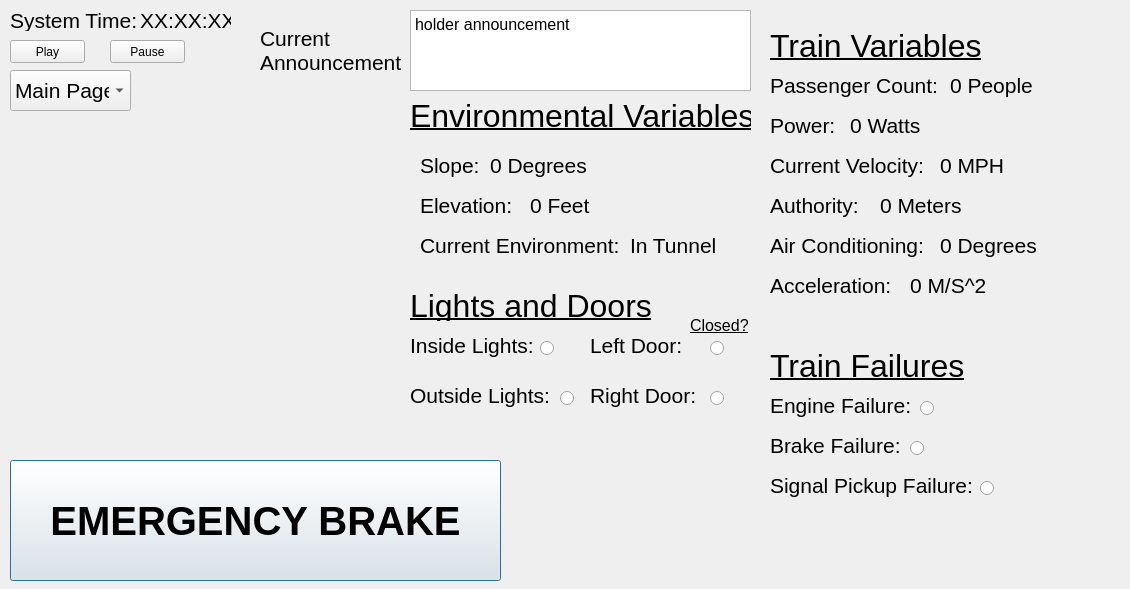
<?xml version="1.0" encoding="UTF-8"?>
<ui version="4.0">
 <class>Dialog</class>
 <widget class="QDialog" name="Dialog">
  <property name="geometry">
   <rect>
    <x>0</x>
    <y>0</y>
    <width>1130</width>
    <height>589</height>
   </rect>
  </property>
  <property name="windowTitle">
   <string>Dialog</string>
  </property>
  <widget class="QPushButton" name="emergency_brake">
   <property name="geometry">
    <rect>
     <x>10</x>
     <y>460</y>
     <width>491</width>
     <height>121</height>
    </rect>
   </property>
   <property name="font">
    <font>
     <pointsize>30</pointsize>
     <weight>75</weight>
     <bold>true</bold>
    </font>
   </property>
   <property name="text">
    <string>EMERGENCY BRAKE</string>
   </property>
  </widget>
  <widget class="QLabel" name="time_label">
   <property name="geometry">
    <rect>
     <x>10</x>
     <y>10</y>
     <width>131</width>
     <height>21</height>
    </rect>
   </property>
   <property name="font">
    <font>
     <pointsize>16</pointsize>
    </font>
   </property>
   <property name="text">
    <string>System Time: </string>
   </property>
  </widget>
  <widget class="QLabel" name="curr_time">
   <property name="geometry">
    <rect>
     <x>140</x>
     <y>10</y>
     <width>91</width>
     <height>21</height>
    </rect>
   </property>
   <property name="font">
    <font>
     <pointsize>16</pointsize>
    </font>
   </property>
   <property name="text">
    <string>XX:XX:XX</string>
   </property>
  </widget>
  <widget class="QPushButton" name="play_button">
   <property name="geometry">
    <rect>
     <x>10</x>
     <y>40</y>
     <width>75</width>
     <height>23</height>
    </rect>
   </property>
   <property name="text">
    <string>Play</string>
   </property>
  </widget>
  <widget class="QPushButton" name="pause_button">
   <property name="geometry">
    <rect>
     <x>110</x>
     <y>40</y>
     <width>75</width>
     <height>23</height>
    </rect>
   </property>
   <property name="text">
    <string>Pause</string>
   </property>
  </widget>
  <widget class="QComboBox" name="comboBox">
   <property name="geometry">
    <rect>
     <x>10</x>
     <y>70</y>
     <width>121</width>
     <height>41</height>
    </rect>
   </property>
   <property name="font">
    <font>
     <pointsize>16</pointsize>
    </font>
   </property>
   <item>
    <property name="text">
     <string>Main Page</string>
    </property>
   </item>
   <item>
    <property name="text">
     <string>Test Bench</string>
    </property>
   </item>
  </widget>
  <widget class="QLabel" name="passenger_count_label">
   <property name="geometry">
    <rect>
     <x>770</x>
     <y>70</y>
     <width>171</width>
     <height>31</height>
    </rect>
   </property>
   <property name="font">
    <font>
     <pointsize>16</pointsize>
    </font>
   </property>
   <property name="text">
    <string>Passenger Count: </string>
   </property>
  </widget>
  <widget class="QLabel" name="power_label">
   <property name="geometry">
    <rect>
     <x>770</x>
     <y>110</y>
     <width>71</width>
     <height>31</height>
    </rect>
   </property>
   <property name="font">
    <font>
     <pointsize>16</pointsize>
    </font>
   </property>
   <property name="text">
    <string>Power:</string>
   </property>
  </widget>
  <widget class="QLabel" name="current_velocity_label">
   <property name="geometry">
    <rect>
     <x>770</x>
     <y>150</y>
     <width>161</width>
     <height>31</height>
    </rect>
   </property>
   <property name="font">
    <font>
     <pointsize>16</pointsize>
    </font>
   </property>
   <property name="text">
    <string>Current Velocity:</string>
   </property>
  </widget>
  <widget class="QLabel" name="authority_label">
   <property name="geometry">
    <rect>
     <x>770</x>
     <y>190</y>
     <width>101</width>
     <height>31</height>
    </rect>
   </property>
   <property name="font">
    <font>
     <pointsize>16</pointsize>
    </font>
   </property>
   <property name="text">
    <string>Authority:</string>
   </property>
  </widget>
  <widget class="QLabel" name="air_conditioning_label">
   <property name="geometry">
    <rect>
     <x>770</x>
     <y>230</y>
     <width>161</width>
     <height>31</height>
    </rect>
   </property>
   <property name="font">
    <font>
     <pointsize>16</pointsize>
    </font>
   </property>
   <property name="text">
    <string>Air Conditioning:</string>
   </property>
  </widget>
  <widget class="QLabel" name="acceleration_label">
   <property name="geometry">
    <rect>
     <x>770</x>
     <y>270</y>
     <width>121</width>
     <height>31</height>
    </rect>
   </property>
   <property name="font">
    <font>
     <pointsize>16</pointsize>
    </font>
   </property>
   <property name="text">
    <string>Acceleration:</string>
   </property>
  </widget>
  <widget class="QLabel" name="train_vars_title">
   <property name="geometry">
    <rect>
     <x>770</x>
     <y>30</y>
     <width>211</width>
     <height>31</height>
    </rect>
   </property>
   <property name="font">
    <font>
     <pointsize>24</pointsize>
     <underline>true</underline>
    </font>
   </property>
   <property name="text">
    <string>Train Variables</string>
   </property>
  </widget>
  <widget class="QLabel" name="train_failures_title">
   <property name="geometry">
    <rect>
     <x>770</x>
     <y>350</y>
     <width>201</width>
     <height>31</height>
    </rect>
   </property>
   <property name="font">
    <font>
     <pointsize>24</pointsize>
     <underline>true</underline>
    </font>
   </property>
   <property name="text">
    <string>Train Failures</string>
   </property>
  </widget>
  <widget class="QLabel" name="engine_failure_label">
   <property name="geometry">
    <rect>
     <x>770</x>
     <y>390</y>
     <width>151</width>
     <height>31</height>
    </rect>
   </property>
   <property name="font">
    <font>
     <pointsize>16</pointsize>
    </font>
   </property>
   <property name="text">
    <string>Engine Failure:</string>
   </property>
  </widget>
  <widget class="QLabel" name="signal_pickup_failure_title">
   <property name="geometry">
    <rect>
     <x>770</x>
     <y>470</y>
     <width>201</width>
     <height>31</height>
    </rect>
   </property>
   <property name="font">
    <font>
     <pointsize>16</pointsize>
    </font>
   </property>
   <property name="text">
    <string>Signal Pickup Failure:</string>
   </property>
  </widget>
  <widget class="QLabel" name="brake_failure_label">
   <property name="geometry">
    <rect>
     <x>770</x>
     <y>430</y>
     <width>131</width>
     <height>31</height>
    </rect>
   </property>
   <property name="font">
    <font>
     <pointsize>16</pointsize>
    </font>
   </property>
   <property name="text">
    <string>Brake Failure:</string>
   </property>
  </widget>
  <widget class="QRadioButton" name="brake_button">
   <property name="geometry">
    <rect>
     <x>910</x>
     <y>440</y>
     <width>16</width>
     <height>16</height>
    </rect>
   </property>
   <property name="text">
    <string/>
   </property>
  </widget>
  <widget class="QRadioButton" name="signal_button">
   <property name="geometry">
    <rect>
     <x>980</x>
     <y>480</y>
     <width>16</width>
     <height>16</height>
    </rect>
   </property>
   <property name="text">
    <string/>
   </property>
  </widget>
  <widget class="QRadioButton" name="engine_button">
   <property name="geometry">
    <rect>
     <x>920</x>
     <y>400</y>
     <width>16</width>
     <height>16</height>
    </rect>
   </property>
   <property name="text">
    <string/>
   </property>
  </widget>
  <widget class="QLabel" name="passenger_count">
   <property name="geometry">
    <rect>
     <x>950</x>
     <y>70</y>
     <width>171</width>
     <height>31</height>
    </rect>
   </property>
   <property name="font">
    <font>
     <pointsize>16</pointsize>
    </font>
   </property>
   <property name="text">
    <string>0 People</string>
   </property>
  </widget>
  <widget class="QLabel" name="power">
   <property name="geometry">
    <rect>
     <x>850</x>
     <y>110</y>
     <width>171</width>
     <height>31</height>
    </rect>
   </property>
   <property name="font">
    <font>
     <pointsize>16</pointsize>
    </font>
   </property>
   <property name="text">
    <string>0 Watts</string>
   </property>
  </widget>
  <widget class="QLabel" name="current_velocity">
   <property name="geometry">
    <rect>
     <x>940</x>
     <y>150</y>
     <width>171</width>
     <height>31</height>
    </rect>
   </property>
   <property name="font">
    <font>
     <pointsize>16</pointsize>
    </font>
   </property>
   <property name="text">
    <string>0 MPH</string>
   </property>
  </widget>
  <widget class="QLabel" name="authority">
   <property name="geometry">
    <rect>
     <x>880</x>
     <y>190</y>
     <width>171</width>
     <height>31</height>
    </rect>
   </property>
   <property name="font">
    <font>
     <pointsize>16</pointsize>
    </font>
   </property>
   <property name="text">
    <string>0 Meters</string>
   </property>
  </widget>
  <widget class="QLabel" name="air_conditioning">
   <property name="geometry">
    <rect>
     <x>940</x>
     <y>230</y>
     <width>171</width>
     <height>31</height>
    </rect>
   </property>
   <property name="font">
    <font>
     <pointsize>16</pointsize>
    </font>
   </property>
   <property name="text">
    <string>0 Degrees</string>
   </property>
  </widget>
  <widget class="QLabel" name="acceleration">
   <property name="geometry">
    <rect>
     <x>910</x>
     <y>270</y>
     <width>171</width>
     <height>31</height>
    </rect>
   </property>
   <property name="font">
    <font>
     <pointsize>16</pointsize>
    </font>
   </property>
   <property name="text">
    <string>0 M/S^2</string>
   </property>
  </widget>
  <widget class="QTextBrowser" name="announcement">
   <property name="geometry">
    <rect>
     <x>410</x>
     <y>10</y>
     <width>341</width>
     <height>81</height>
    </rect>
   </property>
   <property name="html">
    <string>&lt;!DOCTYPE HTML PUBLIC &quot;-//W3C//DTD HTML 4.0//EN&quot; &quot;http://www.w3.org/TR/REC-html40/strict.dtd&quot;&gt;
&lt;html&gt;&lt;head&gt;&lt;meta name=&quot;qrichtext&quot; content=&quot;1&quot; /&gt;&lt;style type=&quot;text/css&quot;&gt;
p, li { white-space: pre-wrap; }
&lt;/style&gt;&lt;/head&gt;&lt;body style=&quot; font-family:'MS Shell Dlg 2'; font-size:8.25pt; font-weight:400; font-style:normal;&quot;&gt;
&lt;p style=&quot; margin-top:0px; margin-bottom:0px; margin-left:0px; margin-right:0px; -qt-block-indent:0; text-indent:0px;&quot;&gt;&lt;span style=&quot; font-size:12pt;&quot;&gt;holder announcement&lt;/span&gt;&lt;/p&gt;&lt;/body&gt;&lt;/html&gt;</string>
   </property>
  </widget>
  <widget class="QLabel" name="announcement_label">
   <property name="geometry">
    <rect>
     <x>260</x>
     <y>20</y>
     <width>141</width>
     <height>61</height>
    </rect>
   </property>
   <property name="font">
    <font>
     <pointsize>16</pointsize>
     <weight>50</weight>
     <bold>false</bold>
    </font>
   </property>
   <property name="text">
    <string>Current 
Announcement</string>
   </property>
  </widget>
  <widget class="QLabel" name="enviromental_vars_title">
   <property name="geometry">
    <rect>
     <x>410</x>
     <y>100</y>
     <width>341</width>
     <height>31</height>
    </rect>
   </property>
   <property name="font">
    <font>
     <pointsize>24</pointsize>
     <underline>true</underline>
    </font>
   </property>
   <property name="text">
    <string>Environmental Variables</string>
   </property>
  </widget>
  <widget class="QLabel" name="slope_label">
   <property name="geometry">
    <rect>
     <x>420</x>
     <y>150</y>
     <width>61</width>
     <height>31</height>
    </rect>
   </property>
   <property name="font">
    <font>
     <pointsize>16</pointsize>
    </font>
   </property>
   <property name="text">
    <string>Slope:</string>
   </property>
  </widget>
  <widget class="QLabel" name="elevation_label">
   <property name="geometry">
    <rect>
     <x>420</x>
     <y>190</y>
     <width>91</width>
     <height>31</height>
    </rect>
   </property>
   <property name="font">
    <font>
     <pointsize>16</pointsize>
    </font>
   </property>
   <property name="text">
    <string>Elevation:</string>
   </property>
  </widget>
  <widget class="QLabel" name="curr_environment_label">
   <property name="geometry">
    <rect>
     <x>420</x>
     <y>230</y>
     <width>201</width>
     <height>31</height>
    </rect>
   </property>
   <property name="font">
    <font>
     <pointsize>16</pointsize>
    </font>
   </property>
   <property name="text">
    <string>Current Environment:</string>
   </property>
  </widget>
  <widget class="QLabel" name="slope">
   <property name="geometry">
    <rect>
     <x>490</x>
     <y>150</y>
     <width>171</width>
     <height>31</height>
    </rect>
   </property>
   <property name="font">
    <font>
     <pointsize>16</pointsize>
    </font>
   </property>
   <property name="text">
    <string>0 Degrees</string>
   </property>
  </widget>
  <widget class="QLabel" name="elevation">
   <property name="geometry">
    <rect>
     <x>530</x>
     <y>190</y>
     <width>171</width>
     <height>31</height>
    </rect>
   </property>
   <property name="font">
    <font>
     <pointsize>16</pointsize>
    </font>
   </property>
   <property name="text">
    <string>0 Feet</string>
   </property>
  </widget>
  <widget class="QLabel" name="environment">
   <property name="geometry">
    <rect>
     <x>630</x>
     <y>230</y>
     <width>171</width>
     <height>31</height>
    </rect>
   </property>
   <property name="font">
    <font>
     <pointsize>16</pointsize>
    </font>
   </property>
   <property name="text">
    <string>In Tunnel</string>
   </property>
  </widget>
  <widget class="QLabel" name="enviromental_vars_title_2">
   <property name="geometry">
    <rect>
     <x>410</x>
     <y>290</y>
     <width>241</width>
     <height>31</height>
    </rect>
   </property>
   <property name="font">
    <font>
     <pointsize>24</pointsize>
     <underline>true</underline>
    </font>
   </property>
   <property name="text">
    <string>Lights and Doors</string>
   </property>
  </widget>
  <widget class="QLabel" name="right_door_label">
   <property name="geometry">
    <rect>
     <x>590</x>
     <y>380</y>
     <width>111</width>
     <height>31</height>
    </rect>
   </property>
   <property name="font">
    <font>
     <pointsize>16</pointsize>
    </font>
   </property>
   <property name="text">
    <string>Right Door:</string>
   </property>
  </widget>
  <widget class="QLabel" name="left_door_label">
   <property name="geometry">
    <rect>
     <x>590</x>
     <y>330</y>
     <width>111</width>
     <height>31</height>
    </rect>
   </property>
   <property name="font">
    <font>
     <pointsize>16</pointsize>
    </font>
   </property>
   <property name="text">
    <string>Left Door:</string>
   </property>
  </widget>
  <widget class="QLabel" name="inside_light_label">
   <property name="geometry">
    <rect>
     <x>410</x>
     <y>330</y>
     <width>131</width>
     <height>31</height>
    </rect>
   </property>
   <property name="font">
    <font>
     <pointsize>16</pointsize>
    </font>
   </property>
   <property name="text">
    <string>Inside Lights:</string>
   </property>
  </widget>
  <widget class="QLabel" name="outside_light_label">
   <property name="geometry">
    <rect>
     <x>410</x>
     <y>380</y>
     <width>141</width>
     <height>31</height>
    </rect>
   </property>
   <property name="font">
    <font>
     <pointsize>16</pointsize>
    </font>
   </property>
   <property name="text">
    <string>Outside Lights:</string>
   </property>
  </widget>
  <widget class="QRadioButton" name="inside_lights">
   <property name="geometry">
    <rect>
     <x>540</x>
     <y>340</y>
     <width>16</width>
     <height>16</height>
    </rect>
   </property>
   <property name="text">
    <string/>
   </property>
  </widget>
  <widget class="QRadioButton" name="outside_lights">
   <property name="geometry">
    <rect>
     <x>560</x>
     <y>390</y>
     <width>16</width>
     <height>16</height>
    </rect>
   </property>
   <property name="text">
    <string/>
   </property>
  </widget>
  <widget class="QRadioButton" name="left_door">
   <property name="geometry">
    <rect>
     <x>710</x>
     <y>340</y>
     <width>16</width>
     <height>16</height>
    </rect>
   </property>
   <property name="text">
    <string/>
   </property>
  </widget>
  <widget class="QRadioButton" name="right_door">
   <property name="geometry">
    <rect>
     <x>710</x>
     <y>390</y>
     <width>16</width>
     <height>16</height>
    </rect>
   </property>
   <property name="text">
    <string/>
   </property>
  </widget>
  <widget class="QLabel" name="closed_door_text">
   <property name="geometry">
    <rect>
     <x>690</x>
     <y>315</y>
     <width>61</width>
     <height>21</height>
    </rect>
   </property>
   <property name="font">
    <font>
     <pointsize>12</pointsize>
     <underline>true</underline>
    </font>
   </property>
   <property name="text">
    <string>Closed?</string>
   </property>
  </widget>
 </widget>
 <resources/>
 <connections/>
</ui>
